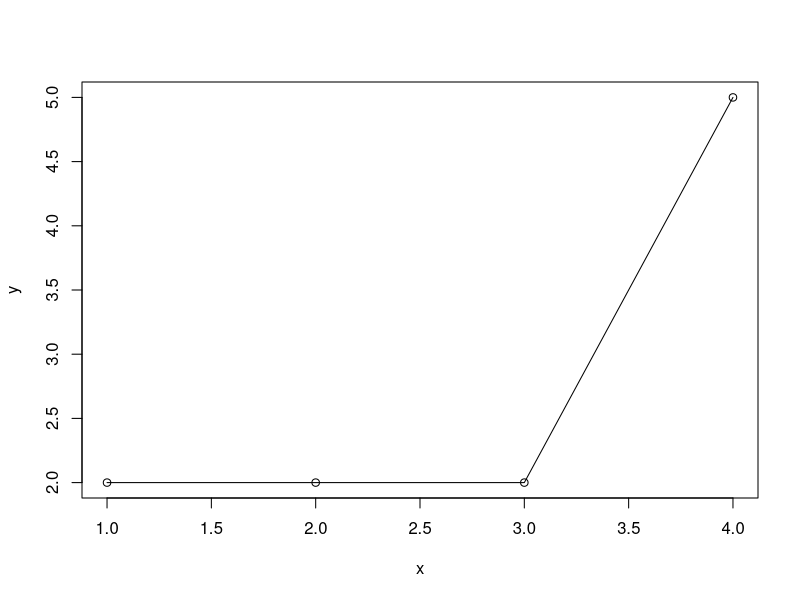
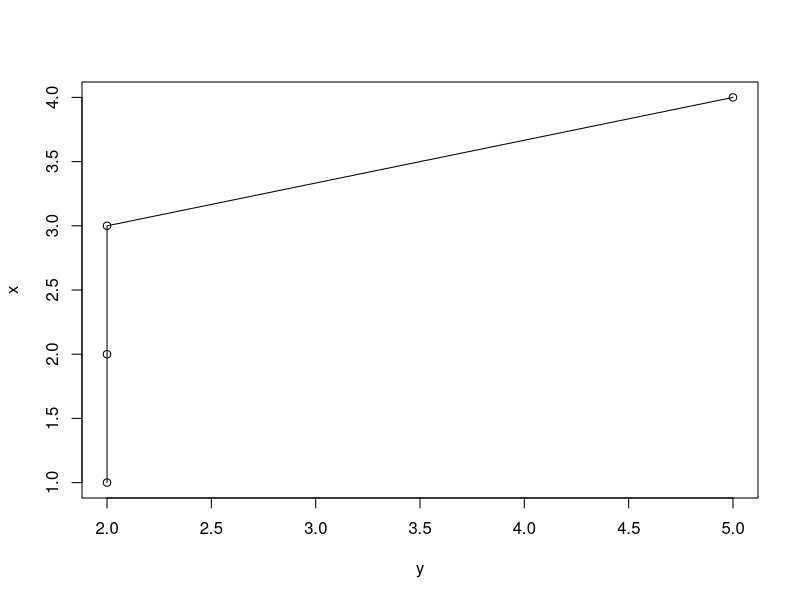

The R script that drew these images, in order:
## ---- chunk 1

## ---- chunk 2
mycars <- within(mtcars, { cyl <- ordered(cyl) })
mycars
## ---- chunk 3
x= c(1,2,3,4)
y= c(2,2,2,5)
plot(x,y)
lines(x,y)
## ---- chunk 4
plot(y,x)
lines(y,x)
## ---- chunk 5

